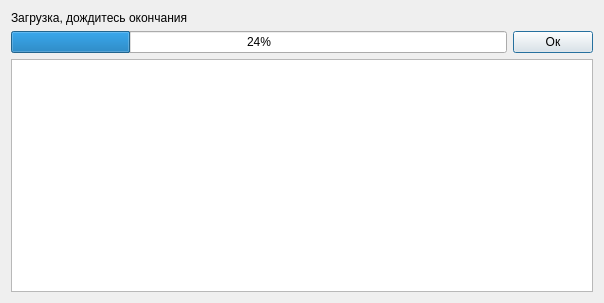
<?xml version="1.0" encoding="UTF-8"?>
<ui version="4.0">
 <class>Loading</class>
 <widget class="QDialog" name="Loading">
  <property name="geometry">
   <rect>
    <x>0</x>
    <y>0</y>
    <width>604</width>
    <height>303</height>
   </rect>
  </property>
  <property name="windowTitle">
   <string>Dialog</string>
  </property>
  <layout class="QVBoxLayout" name="verticalLayout">
   <item>
    <widget class="QLabel" name="label">
     <property name="text">
      <string>Загрузка, дождитесь окончания</string>
     </property>
    </widget>
   </item>
   <item>
    <layout class="QHBoxLayout" name="horizontalLayout">
     <item>
      <widget class="QProgressBar" name="progressBar">
       <property name="value">
        <number>24</number>
       </property>
      </widget>
     </item>
     <item>
      <widget class="QPushButton" name="btn_accept">
       <property name="text">
        <string>Ок</string>
       </property>
      </widget>
     </item>
    </layout>
   </item>
   <item>
    <widget class="QListView" name="listView"/>
   </item>
  </layout>
 </widget>
 <resources/>
 <connections/>
</ui>
